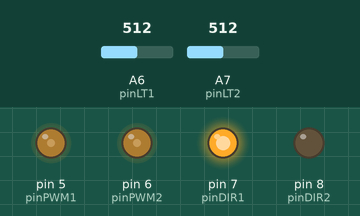
Simulated run of this sketch. Board: Arduino Nano, built with avr-gcc and run on an emulated ATmega328P. Shown: output pins drawn as LEDs (lit = HIGH). Dashed ring = blinking. The test bench sets the inputs (shaded band); at power-on: A6 (pinLT1) = 512, A7 (pinLT2) = 512.

Above: at 1.2 s.
1.3 s: A6 (pinLT1) set to 763
2.8 s: A6 (pinLT1) set to 783
At 3.3 s:
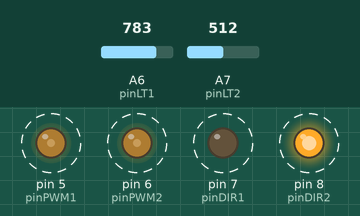
5.8 s: A6 (pinLT1) set to 716
At 6.4 s:
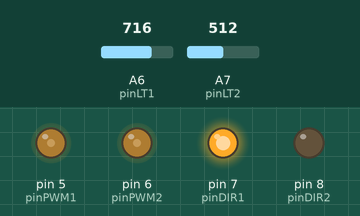
7.3 s: A6 (pinLT1) set to 900
At 8.18 s:
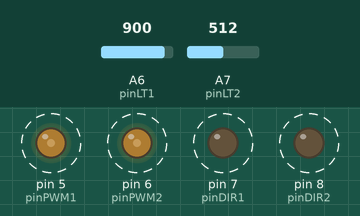
Timing chart, 0 to 11.3 s (numbered marks = the images above; inputs shaded):
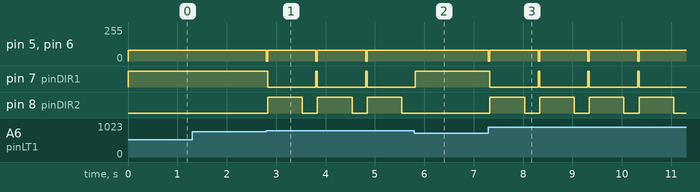

Measured:
- the behaviour switches between 770 and 771 on A6 (pinLT1) (found by bisection; images 0 and 1)
- after the input at 1.3 s, every drawn part: stays the same
- after the input at 2.8 s, pin 5 (pinPWM1), pin 6 (pinPWM2): alternates 80/255 for 0.98 s and 0/255 for 0.03 s, starting at once; pin 7 (pinDIR1): alternates HIGH for 0.03 s and LOW for 0.98 s, starting at once; pin 8 (pinDIR2): alternates HIGH for 0.70 s and LOW for 0.31 s, starting at once
- after the input at 5.8 s, pin 5 (pinPWM1), pin 6 (pinPWM2): stops changing and stays 80/255; pin 7 (pinDIR1): goes on until 5.8 s, then stays HIGH; pin 8 (pinDIR2): stays LOW (without the input it goes to HIGH after 0.05 s)
- after the input at 7.3 s, pin 5 (pinPWM1), pin 6 (pinPWM2): alternates 80/255 for 0.98 s and 0/255 for 0.03 s, starting at once; pin 7 (pinDIR1): alternates HIGH for 0.03 s and LOW for 0.98 s, starting at once; pin 8 (pinDIR2): alternates HIGH for 0.70 s and LOW for 0.31 s, starting at once

The sketch:

Jellibi-CAM-05-02-Detect-Line.ino
```cpp
//////////////  바닥의 라인트레이스 IR센서

#define pinLT1  A6 // 1번(왼쪽) IR센서 연결 핀
#define pinLT2  A7 // 2번(오른쪽) IR센서 연결 핀

// WHITE=[0~190~410]... 560 ...[710~925~1023]=BLACK
#define LT_AJDUST       60  // 빨간색 픽시의 센서값은 +60 이동
#define LT_MAX_WHITE   410 + LT_AJDUST // 흰색으로 판단하는 최대값
#define LT_MID_VALUE   560 + LT_AJDUST // 흑백 판단 경계값(중간값)
#define LT_MIN_BLACK   710 + LT_AJDUST // 검은색으로 판단하는 최소값

////////////////////  모터 1번(왼쪽)과 2번(오른쪽)

#define pinDIR1   7 // 1번(왼쪽)모터 방향 지정용 연결 핀
#define pinPWM1   5 // 1번(왼쪽)모터 속력 지정용 연결 핀

#define pinDIR2   8 // 2번(오른쪽)모터 방향 지정용 연결 핀
#define pinPWM2   6 // 2번(오른쪽)모터 속력 지정용 연결 핀

////////////////////  모터 회전 동작

#define FORWARD   0 // 전진 방향
#define BACKWARD  1 // 후진 방향

void  drive(int dir1, int power1, int dir2, int power2)
{
  boolean dirHighLow1, dirHighLow2;

  if(dir1 == FORWARD)  // 1번(왼쪽)모터 방향
    dirHighLow1 = HIGH;
  else // BACKWARD
    dirHighLow1 = LOW;

  if(dir2 == FORWARD)  // 2번(오른쪽)모터
    dirHighLow2 = LOW;
  else // BACKWARD
    dirHighLow2 = HIGH;

  digitalWrite(pinDIR1, dirHighLow1);
  analogWrite(pinPWM1, power1);

  digitalWrite(pinDIR2, dirHighLow2);
  analogWrite(pinPWM2, power2);
}

void  Forward( int power )  // 전진
{
  drive(FORWARD, power, FORWARD, power);
}

void  Backward( int power )  // 후진
{
  drive(BACKWARD, power, BACKWARD, power);
}

void  TurnLeft( int power )  // 좌회전
{
  drive(BACKWARD, power, FORWARD, power);
}

void  TurnRight( int power )  // 우회전
{
  drive(FORWARD, power, BACKWARD, power);
}

void Stop()  // 정지
{
  analogWrite(pinPWM1, 0);
  analogWrite(pinPWM2, 0);
}

////////////////////

void  setup()
{
  // 모터 제어 핀들을 모두 출력용으로 설정

  pinMode( pinDIR1, OUTPUT ); // 1번(왼쪽)모터 방향 핀
  pinMode( pinPWM1, OUTPUT ); // 1번(왼쪽)모터 속력 핀

  pinMode( pinDIR2, OUTPUT ); // 2번(오른쪽)모터 방향 핀
  pinMode( pinPWM2, OUTPUT ); // 2번(오른쪽)모터 속력 핀
}

int Power = 80;  // 기본 속력 (약간 느리게)

void  StopAndBackward() // 정지한 후 뒤로 물러나기
{
  Stop();
  delay( 30 );
  Backward( Power );
  delay( 700 );
}

void  loop()
{
  int v1 = analogRead( pinLT1 );
  int v2 = analogRead( pinLT2 );

  if( (LT_MIN_BLACK < v1) || (LT_MIN_BLACK < v2) )
  { // 좌우 어느쪽이든 IR센서가 검정색을 감지한 경우
    StopAndBackward(); // 일단 살짝 뒤로 물러나서
    TurnLeft( Power ); // 좌회전
    delay( 356 - Power ); // 속력에 따라 회전시간 조절
  }

  Forward( Power ); // 전진
}
```
